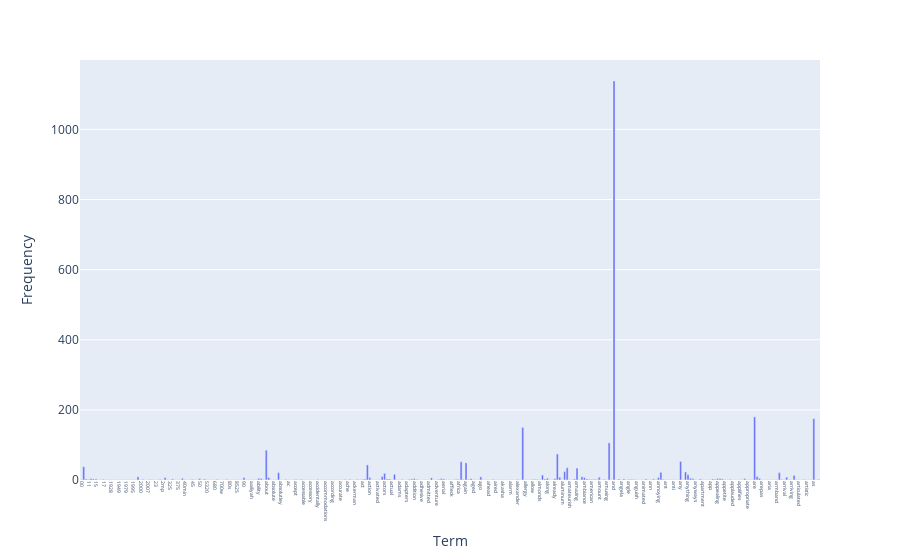

The code cell stored with this chart in its notebook:
### Markdown cell above
#### Exercise 13 (take home)

If you want a nicer interactive visualization here, I would encourage you try to install and use plotly to achieve this.

### Code cell
# form a new data set for plotly
data = {
    "term": count_vect.get_feature_names_out()[:300],
    "frequency": term_frequencies[:300],
}

fig = px.bar(data, x="term", y="frequency")
fig.update_xaxes(tickangle=90, tickfont=dict(size=5))
fig.update_layout(xaxis_title="Term", yaxis_title="Frequency")
fig.show()

### Figure 1 — Plotly figure (JSON) as saved in the notebook; plotly's stock layout.template omitted (floating-point values rounded to 4 significant figures; data arrays with more than 128 entries replaced by an {"elided": "..."} marker saying what was removed)
{"data": [{"alignmentgroup": "True", "hovertemplate": "term=%{x}<br>frequency=%{y}<extra></extra>", "legendgroup": "", "marker": {"color": "#636efa", "pattern": {"shape": ""}}, "name": "", "offsetgroup": "", "orientation": "v", "showlegend": false, "textposition": "auto", "type": "bar", "x": {"elided": "300 str values"}, "xaxis": "x", "y": {"elided": "300 int values"}, "yaxis": "y"}], "layout": {"barmode": "relative", "legend": {"tracegroupgap": 0}, "margin": {"t": 60}, "xaxis": {"anchor": "y", "domain": [0, 1], "tickangle": 90, "tickfont": {"size": 5}, "title": {"text": "Term"}}, "yaxis": {"anchor": "x", "domain": [0, 1], "title": {"text": "Frequency"}}}}
